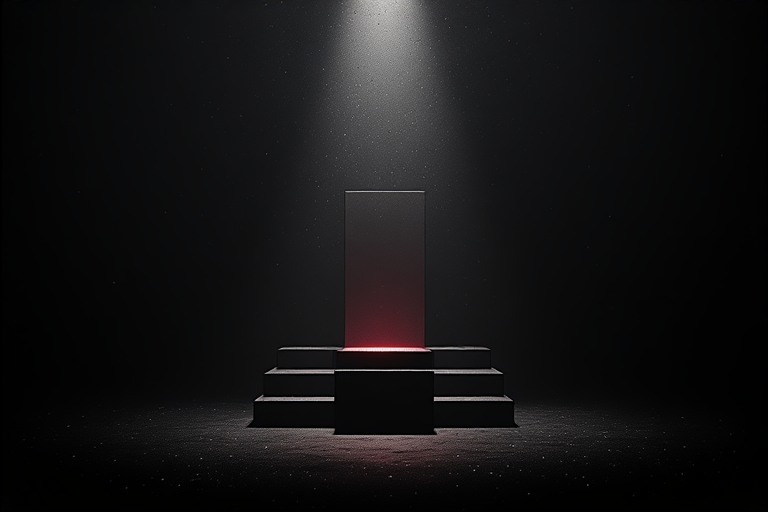
#> input picture comic1.jpg, 768 x 512 px
$ python lll.py
#> lines starting #> are read from the running program, lines starting #| are printed output that depends on the picture; after the words box and inside, x2 and y2 are one past the last pixel; in counts of white or black regions, pixels touching at a corner belong together

import cv2

# 1. Load the photograph from the current folder
img = cv2.imread("comic1.jpg")
#> img is the input picture: shape (512, 768, 3); mean B, G, R 19.9, 19.1, 19.9

# Check whether the image was loaded successfully
if img is None:
    raise FileNotFoundError("Please keep comic1.jpg in the same folder.")

# 2. Convert the original image from color to grayscale
gray = cv2.cvtColor(img, cv2.COLOR_BGR2GRAY)

# 3. Resize the original color image to 640 x 400 pixels
small = cv2.resize(img, (640, 400))

# Resize the grayscale image to 640 x 400 pixels
small_gray = cv2.resize(gray, (640, 400))

# 4. Get the height and width of the original image
height, width = img.shape[:2]
#> height = 512; width = 768

# 5. Create a rotation matrix to rotate the image by 30 degrees
# The image rotates around its center with a scale factor of 1
M = cv2.getRotationMatrix2D((width//2, height//2), 30, 1)

# 6. Resize the original image to 640 x 400 pixels
normalimg = cv2.resize(img, (640,400))

# 7. Rotate the original image using the rotation matrix
# The output retains the original image dimensions
rotated = cv2.warpAffine(img, M, (width, height))

# 8. Apply Gaussian blur to smooth the image and reduce details
# The kernel size is 255 x 255
blurred = cv2.GaussianBlur(img, (255, 255), -2)

# 9. Resize the rotated image to 640 x 400 pixels
rotated_img = cv2.resize(rotated, (640, 400))

# Resize the blurred image to 640 x 400 pixels
blurredimg = cv2.resize(blurred, (640,400))

# 10. Crop a portion of the original image
# Rows 10 to 399 and columns 20 to 599 are selected
cropimg = img[10:400, 20:600]

# 11. Convert the original image to grayscale again
gray = cv2.cvtColor(img, cv2.COLOR_BGR2GRAY)

# 12. Apply binary thresholding using a fixed threshold value of 127
# Pixel values above 127 become white (255)
# Pixel values at or below 127 become black (0)
T, binary = cv2.threshold(gray, 200, 20, cv2.THRESH_BINARY)
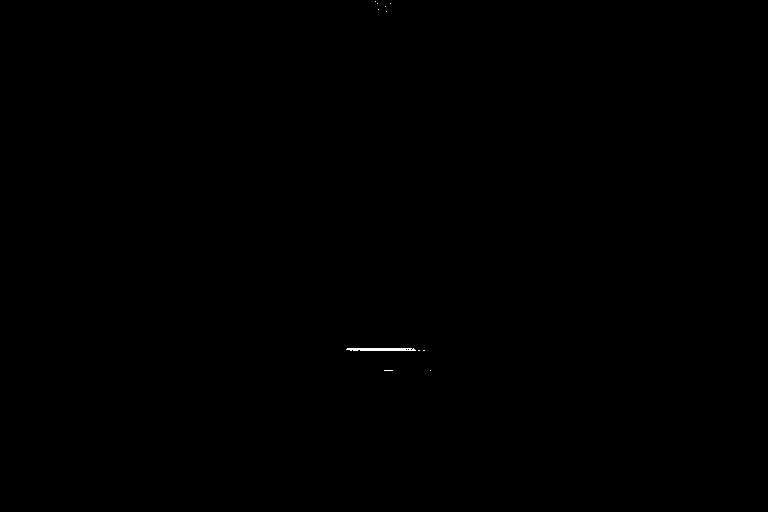
#> binary: shape (512, 768); values 0 (black) and 20 (white), 0.05% white; 11 white regions (10 under 20 px), largest, box (x1, y1, x2, y2) and area: (346, 348, 416, 351) 195

# 13. Apply Otsu's thresholding to automatically determine a threshold
# The threshold value is calculated based on the grayscale image
T, otsu = cv2.threshold(gray, 0, 255, cv2.THRESH_BINARY + cv2.THRESH_OTSU)
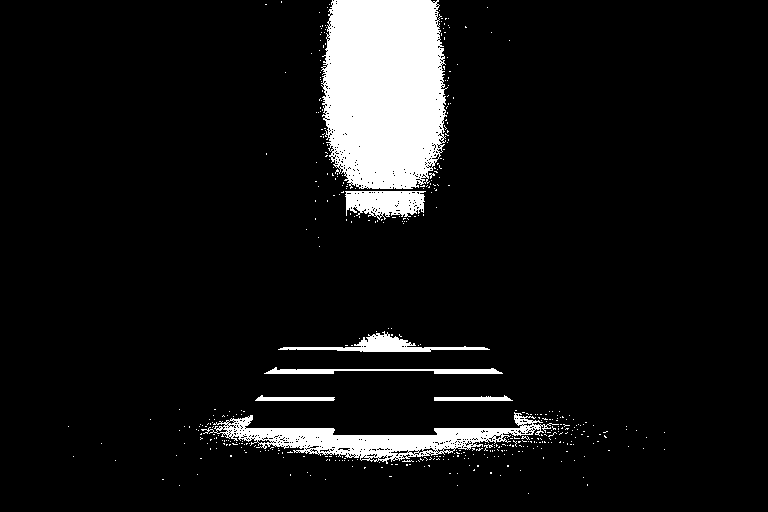
#> otsu: shape (512, 768); 8.1% white; 451 white regions (443 under 20 px), largest, box (x1, y1, x2, y2) and area: (321, 0, 448, 189) 20575, (201, 412, 559, 464) 5875, (345, 191, 426, 220) 1710
#> T = 50

# 14. Resize the Otsu thresholded image to 640 x 400 pixels
threshold = cv2.resize(otsu, (640,400))
# threshold = cv2.resize(binary, (640,400))

# 15. Apply canny edge detection
gray  = cv2.cvtColor(img, cv2.COLOR_BGR2GRAY)
blur  = cv2.GaussianBlur(gray, (5, 5), 0)
edges = cv2.Canny(blur, 50, 150)   # low, high
#> edges: shape (512, 768); 0.45% white in thin lines or dots, all inside (x1, y1, x2, y2) = (246, 190, 520, 436)
canny = cv2.resize(edges, (640, 400))


# Display all images in a single window with assigned labels

# Resize the cropped image to fit the layout
crop_resized = cv2.resize(cropimg, (320, 200))
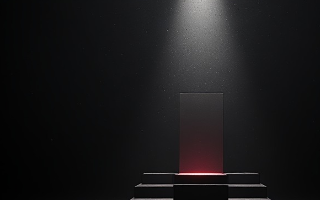
#> crop_resized: shape (200, 320, 3); mean B, G, R 25.9, 24.8, 25.7

# Convert grayscale and binary images to BGR for display in a common layout
gray_display = cv2.cvtColor(gray, cv2.COLOR_GRAY2BGR)
threshold_display = cv2.cvtColor(threshold, cv2.COLOR_GRAY2BGR)
canny_display = cv2.cvtColor(canny, cv2.COLOR_GRAY2BGR)

# Resize images to the same dimensions
gray_display = cv2.resize(gray_display, (320, 200))
#> gray_display: shape (200, 320, 3)
threshold_display = cv2.resize(threshold_display, (320, 200))
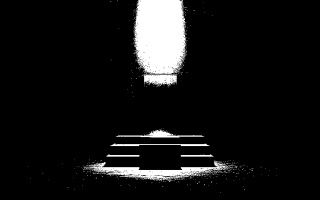
#> threshold_display: shape (200, 320, 3); min 0, max 255, mean 20.7
canny_display = cv2.resize(canny_display, (320, 200))
#> canny_display: shape (200, 320, 3)

# Create a list of images with their assigned labels
images = [
    ("Original", normalimg),
    ("Rotated", rotated_img),
    ("Blurred", blurredimg),
    ("Cropped", crop_resized),
    ("Threshold", threshold_display),
    ("Canny Edges", canny_display)
]

# Add labels above each image
labeled_images = []

for label, image in images:
    image = cv2.resize(image, (320, 200))
    image = image.copy()

    cv2.putText(
        image, label, (10, 25),
        cv2.FONT_HERSHEY_SIMPLEX, 0.7,
        (0, 255, 0), 2
    )

    labeled_images.append(image)
#> this loop made 6 passes
#> label on passes 1 to 6: 'Original', 'Rotated', 'Blurred', 'Cropped', 'Threshold', 'Canny Edges'
#> after the loop, labeled_images = 6 items

# Arrange the images in a grid with 3 columns and 2 rows
row1 = cv2.hconcat(labeled_images[0:3])
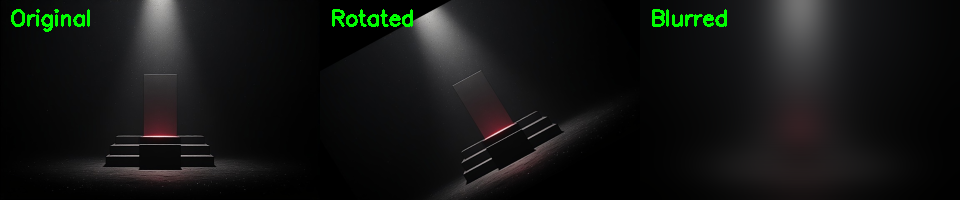
#> row1: shape (200, 960, 3); mean of channels 0, 1, 2 19.4, 21.3, 19.5; drawn as B, G, R
row2 = cv2.hconcat(labeled_images[3:6])
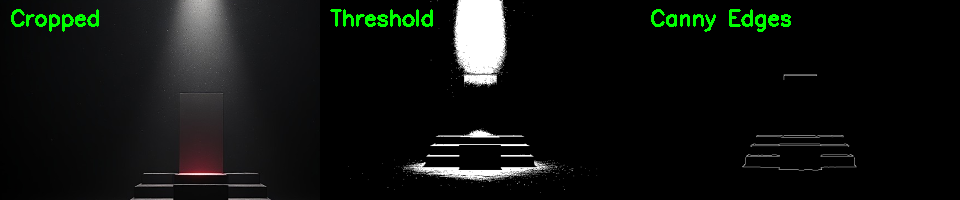
#> row2: shape (200, 960, 3); mean of channels 0, 1, 2 15.9, 18.8, 15.8; drawn as B, G, R

final_display = cv2.vconcat([row1, row2])
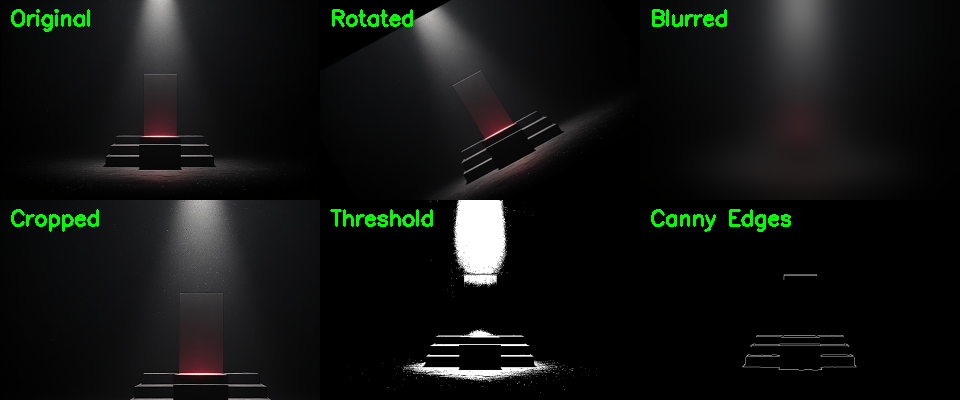
#> final_display: shape (400, 960, 3); mean of channels 0, 1, 2 17.6, 20, 17.7; drawn as B, G, R

# Display all images in one window
cv2.imshow("OpenCV Image Processing", final_display)

# Save the grayscale image
cv2.imwrite("GrayImage.jpg", gray)

# Wait until a key is pressed
cv2.waitKey(0)

# Close all OpenCV display windows
cv2.destroyAllWindows()
